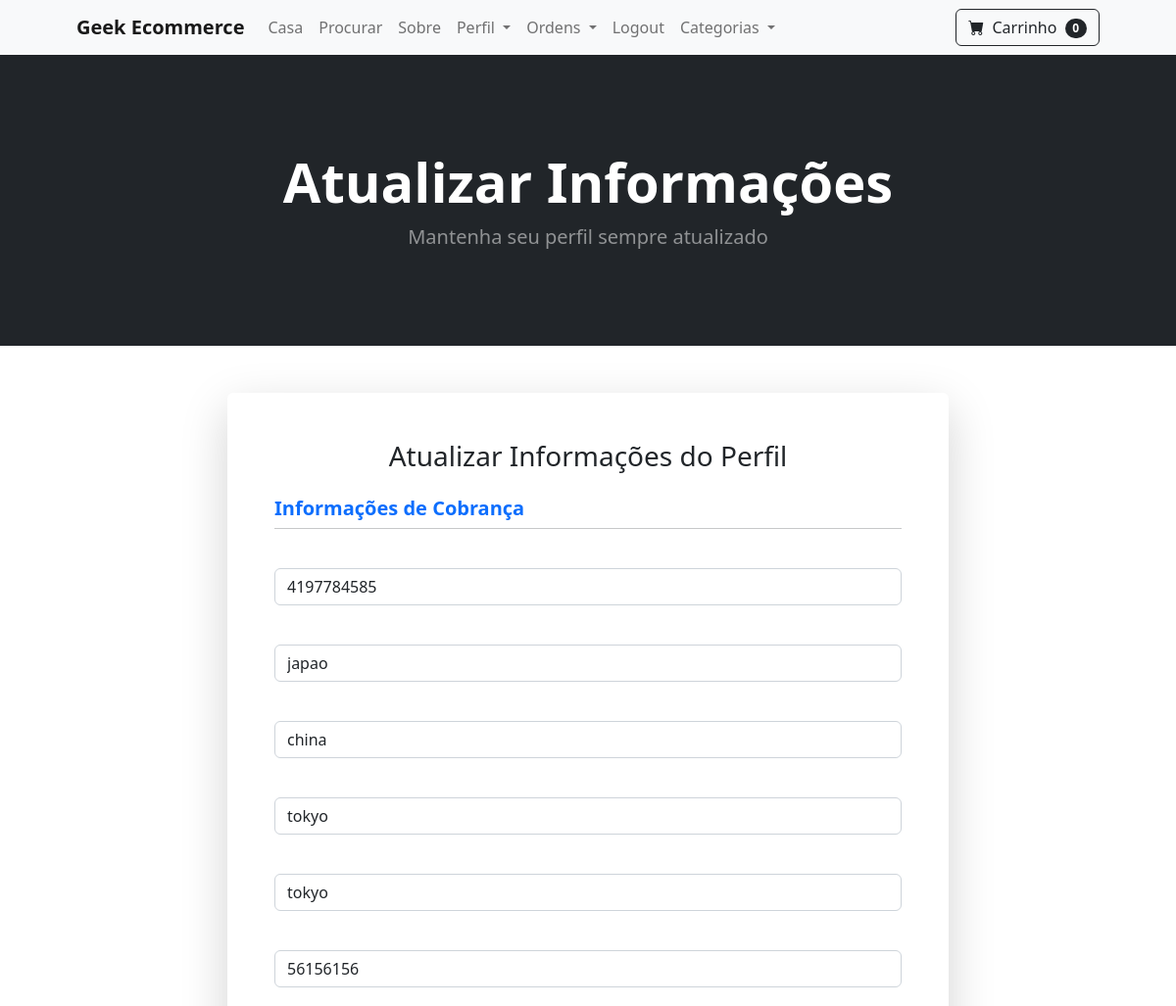
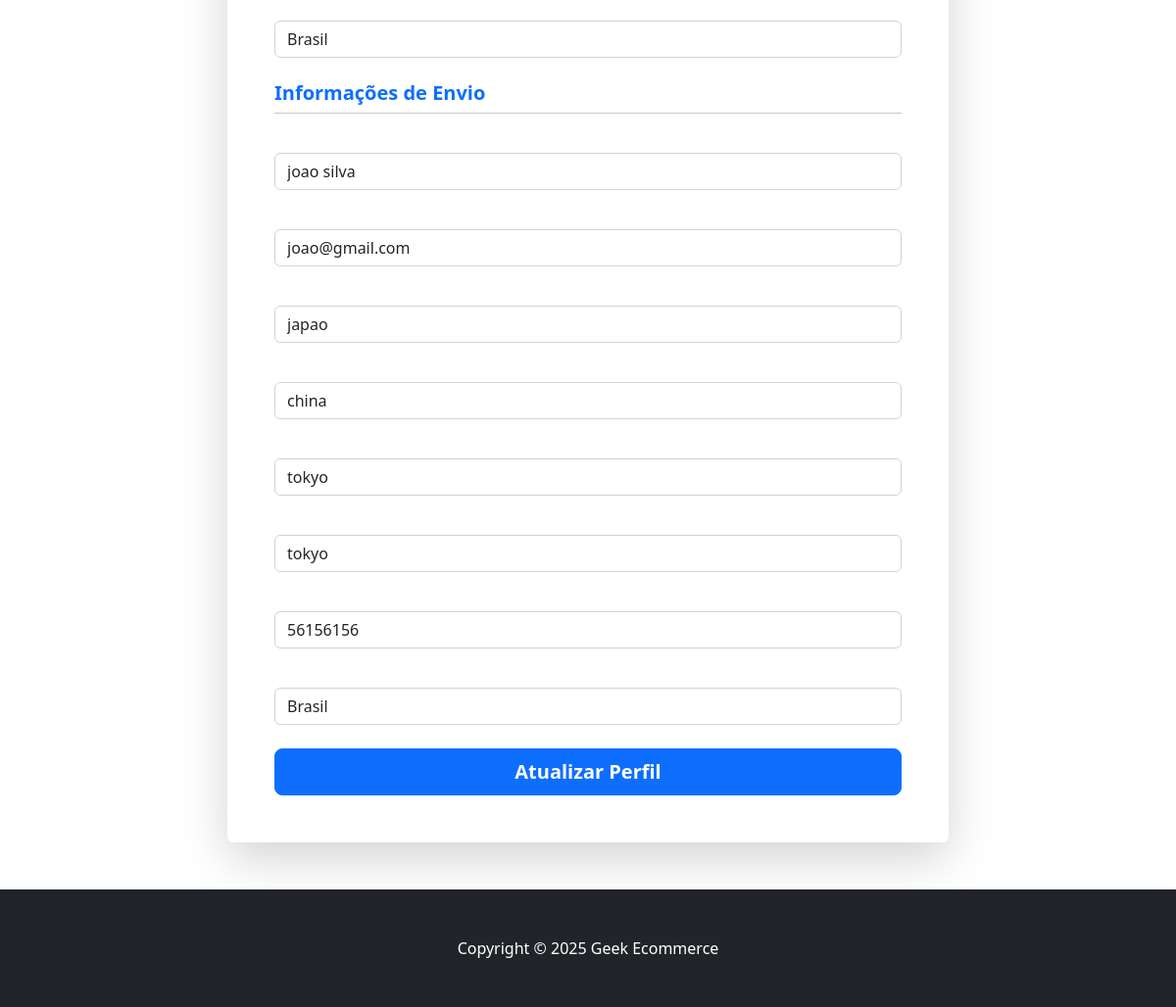
The page /update_info/ (signed in) on the database its author committed (2 pictures, top to bottom).
### store/models.py (models this page shows, shortened)
class Profile(models.Model):
	user = models.OneToOneField(User, on_delete=models.CASCADE, related_name='profile')
	date_modified = models.DateTimeField(User, auto_now=True)
	phone = models.CharField(max_length=20, blank=True)
	address1 = models.CharField(max_length=200, blank=True)
	address2 = models.CharField(max_length=200, blank=True)
	city = models.CharField(max_length=200, blank=True)
	state = models.CharField(max_length=200, blank=True)
	zipcode = models.CharField(max_length=200, blank=True)
	country = models.CharField(max_length=200, blank=True)
	old_cart = models.TextField(blank=True, null=True)

### payment/models.py (models this page shows, shortened)
class ShippingAddress(models.Model):
	user = models.ForeignKey(User, on_delete=models.CASCADE, null=True, blank=True)
	shipping_full_name = models.CharField(max_length=255)
	shipping_email = models.CharField(max_length=255)
	shipping_address1 = models.CharField(max_length=255)
	shipping_address2 = models.CharField(max_length=255, null=True, blank=True)
	shipping_city = models.CharField(max_length=255)
	shipping_state = models.CharField(max_length=255, null=True, blank=True)
	shipping_zipcode = models.CharField(max_length=255, null=True, blank=True)
	shipping_country = models.CharField(max_length=255)
	class Meta:
		verbose_name_plural = "Shipping Address"

### store/views.py (the view)
# urls.py: path('update_info/', views.update_info, name='update_info'),
def update_info(request):
    if request.user.is_authenticated:
        current_user = Profile.objects.get(user=request.user)
        shipping_user, created = ShippingAddress.objects.get_or_create(user=request.user)
        form = UserInfoForm(request.POST or None, instance=current_user)
        shipping_form = ShippingForm(request.POST or None, instance=shipping_user)
        if request.method == "POST":
            if form.is_valid() and shipping_form.is_valid():
                form.save()
                shipping_form.save()
                messages.success(request, "Suas informações foram atualizadas com sucesso!")
                return redirect('home')
        return render(request, "update_info.html", {'form': form, 'shipping_form': shipping_form})
    else:
        messages.error(request, "Você precisa estar logado para acessar essa página.")
        return redirect('login')

### store/forms.py
class UserInfoForm(forms.ModelForm):
	phone = forms.CharField(label="", widget=forms.TextInput(attrs={'class':'form-control', 'placeholder':'Phone'}), required=False)
	address1 = forms.CharField(label="", widget=forms.TextInput(attrs={'class':'form-control', 'placeholder':'Address 1'}), required=False)
	address2 = forms.CharField(label="", widget=forms.TextInput(attrs={'class':'form-control', 'placeholder':'Address 2'}), required=False)
	city = forms.CharField(label="", widget=forms.TextInput(attrs={'class':'form-control', 'placeholder':'City'}), required=False)
	state = forms.CharField(label="", widget=forms.TextInput(attrs={'class':'form-control', 'placeholder':'State'}), required=False)
	zipcode = forms.CharField(label="", widget=forms.TextInput(attrs={'class':'form-control', 'placeholder':'Zipcode'}), required=False)
	country = forms.CharField(label="", widget=forms.TextInput(attrs={'class':'form-control', 'placeholder':'Country'}), required=False)
	class Meta:
		model = Profile
		fields = ('phone', 'address1', 'address2', 'city', 'state', 'zipcode', 'country', )

### cart/cart.py (called while the page is built)
	def __len__(self):
		return len(self.cart)

### cart/context_processors.py (called while the page is built)
def cart(request):
    return{'cart' : Cart(request)}

### store/templates/update_info.html (shortened to what this page needs)
{% extends 'base.html' %}
{% block content %}
<header class="bg-dark py-5">
    <div class="container px-4 px-lg-5 my-5">
        <div class="text-center text-white">
            <h1 class="display-4 fw-bolder">Atualizar Informações</h1>
            <p class="lead fw-normal text-white-50 mb-0">Mantenha seu perfil sempre atualizado</p>
        </div>
    </div>
</header>
<div class="container py-5">
    <div class="row justify-content-center">
        <div class="col-lg-8">
            <div class="card shadow-lg border-0 rounded-lg">
                <div class="card-body p-5">
                    <h3 class="text-center mb-4">Atualizar Informações do Perfil</h3>
                    <form method="POST" action="{% url 'update_info' %}">
                        <div class="mb-4">
                            <h5 class="text-primary fw-bold">Informações de Cobrança</h5>
                            <hr class="mt-0 mb-3">
                            {% for field in form %}
                            <div class="mb-3">
                                {{ field }}
                            </div>
                            {% endfor %}
                        </div>
                        <div class="mb-4">
                            <h5 class="text-primary fw-bold">Informações de Envio</h5>
                            <hr class="mt-0 mb-3">
                            {% for field in shipping_form %}
                            <div class="mb-3">
                                {{ field }}
                            </div>
                            {% endfor %}
                        </div>
                        <div class="d-grid">
                            <button type="submit" class="btn btn-primary btn-lg fw-bold">Atualizar Perfil</button>
                        </div>
                    </form>
                </div>
            </div>
        </div>
    </div>
</div>
{% endblock %}

### rows shown on the page
Profile: form "4197784585" "japao" "china" "tokyo" "tokyo" "56156156" "Brasil"
ShippingAddress: shipping_form "joao silva" "joao@gmail.com" "japao" "china" "tokyo" "tokyo" "56156156" "Brasil"

### other values the page prints
{{ cart|length }} "0"
